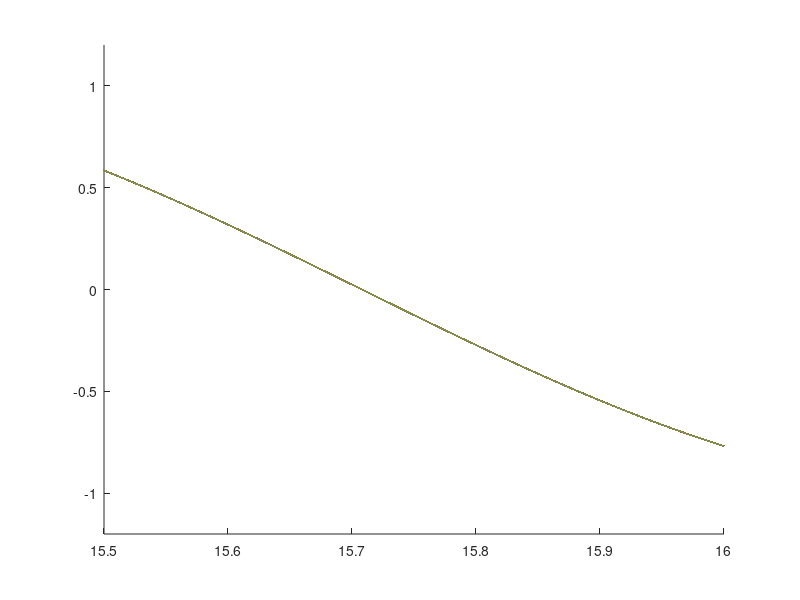

Here is the MATLAB script that generated this plot: (Note: this script raises an error after producing the figure.)
% clear all;clc
x=[0:.01:16];
y=sin(3*x);
figure;hold all
Dx=50;y1=-1.2;y2=1.2;
for n=1:1:numel(x)
      plot(x,y);
      axis([x(n) x(n+Dx) y1 y2]);
      drawnow
end